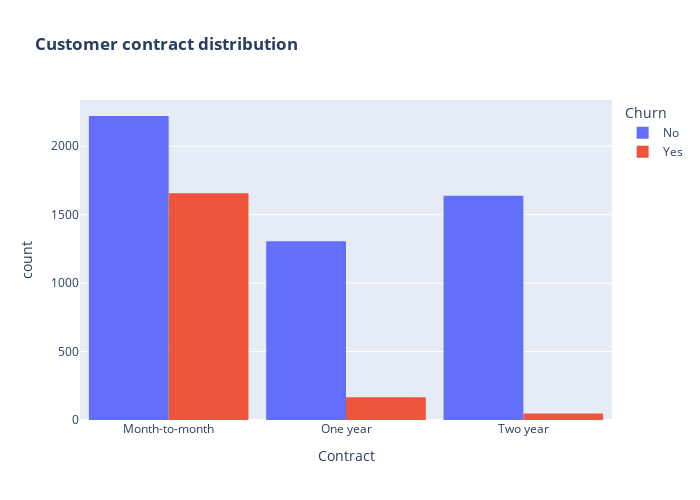

Here is the notebook cell this chart was saved with:
### Code cell
fig = px.histogram(df_CustomerInfo, x="Contract", color="Churn", barmode="group", title="<b>Customer contract distribution<b>")
fig.update_layout(width=700, height=500, bargap=0.1)
fig.show()

### Figure 1 — Plotly figure (JSON) as saved in the notebook; plotly's stock layout.template omitted (floating-point values rounded to 4 significant figures; data arrays with more than 128 entries replaced by an {"elided": "..."} marker saying what was removed)
{"data": [{"alignmentgroup": "True", "bingroup": "x", "hovertemplate": "Churn=No<br>Contract=%{x}<br>count=%{y}<extra></extra>", "legendgroup": "No", "marker": {"color": "#636efa", "pattern": {"shape": ""}}, "name": "No", "offsetgroup": "No", "orientation": "v", "showlegend": true, "type": "histogram", "x": {"elided": "5163 str values"}, "xaxis": "x", "yaxis": "y"}, {"alignmentgroup": "True", "bingroup": "x", "hovertemplate": "Churn=Yes<br>Contract=%{x}<br>count=%{y}<extra></extra>", "legendgroup": "Yes", "marker": {"color": "#EF553B", "pattern": {"shape": ""}}, "name": "Yes", "offsetgroup": "Yes", "orientation": "v", "showlegend": true, "type": "histogram", "x": {"elided": "1869 str values"}, "xaxis": "x", "yaxis": "y"}], "layout": {"bargap": 0.1, "barmode": "group", "height": 500, "legend": {"title": {"text": "Churn"}, "tracegroupgap": 0}, "title": {"text": "<b>Customer contract distribution<b>"}, "width": 700, "xaxis": {"anchor": "y", "domain": [0, 1], "title": {"text": "Contract"}}, "yaxis": {"anchor": "x", "domain": [0, 1], "title": {"text": "count"}}}}
